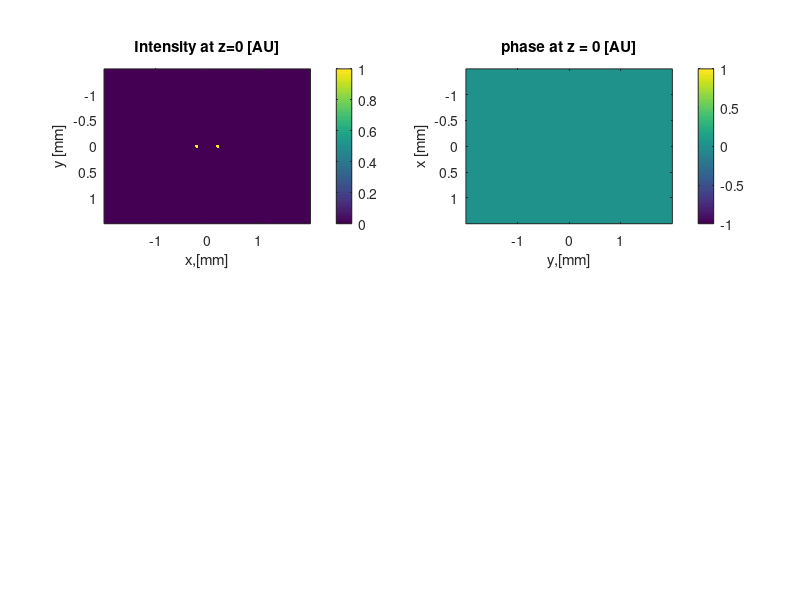

Recreate this plot in MATLAB. (Note: this script raises an error after producing the figure.)
clear all
close all
clc

%Define simulation propoerties
lambda = 1.0E-6; % wavelength [m]
ps = 10.0E-6; % Pixel Size [m]
LX = 400; % Number of data points laong X axis
LY = 300; % Number of data points laong Y axis

%Define simulation environment : propagation axis
NZ = 30; % Number of points along Z axis
z = linspace(0,0.05, NZ); % Define the axis of depths to use [m]

%Create coordinates and mesh axis for fast calculation
UX = 1:LX;UX = UX*ps;UX = UX-mean(UX);
UY = 1:LY;UY = UY*ps;UY = UY-mean(UY);
[XX,YY] = ndgrid(UX,UY);

%Build a source
Source.r = 30E-6; %Spot radius [m]
Source.s = 200E-6; %Spot separation distance [m]

%create Amplitude and phase 
Amplitude = double((XX+Source.s).^2+YY.^2<Source.r^2)+double((XX-Source.s).^2+YY.^2<Source.r^2);
Phase = zeros(LX,LY);

% Compute Input ocmplex field
Field1 = Amplitude.*exp(1i*Phase);

%visualize input field, intensity and phase
f = figure(1);
subplot(2,2,1)
imagesc(1000*UX,1000*UY,abs(Field1').^2); 
axis image; 
xlabel('x,[mm]'); ylabel('y [mm]');
title('Intensity at z=0 [AU]'); colorbar;
subplot(2,2,2)
imagesc(1000*UX,1000*UY,angle(Field1')); 
axis image; 
xlabel('y,[mm]'); ylabel('x [mm]');
title('phase at z = 0 [AU]'); colorbar

%Run simulation : in NZ steps : 
for j = 1:NZ
    % Start by calculating propagated field at a distance z(j)
[Field2] = propagate(Field1,lambda,z(j),ps);

%Display propagated field
f = figure(1);
subplot(2,2,3)
imagesc(1000*UX,1000*UY,abs(Field2').^2); 
axis image; 
xlabel('x,[mm]');ylabel('y [mm]');
title(['Intensity at z = ' num2str(1000*z(j)) 'mm [AU]']); 
colorbar;

subplot(2,2,4)
imagesc(1000*UX,1000*UY,angle(Field2')); 
axis image; 
xlabel('x,[mm]');ylabel('y [mm]');
title(['phase at z = ' num2str(1000*z(j)) 'mm [AU]']);
colorbar
drawnow
pause(0.1) % Wait 0.1 seconds
end
